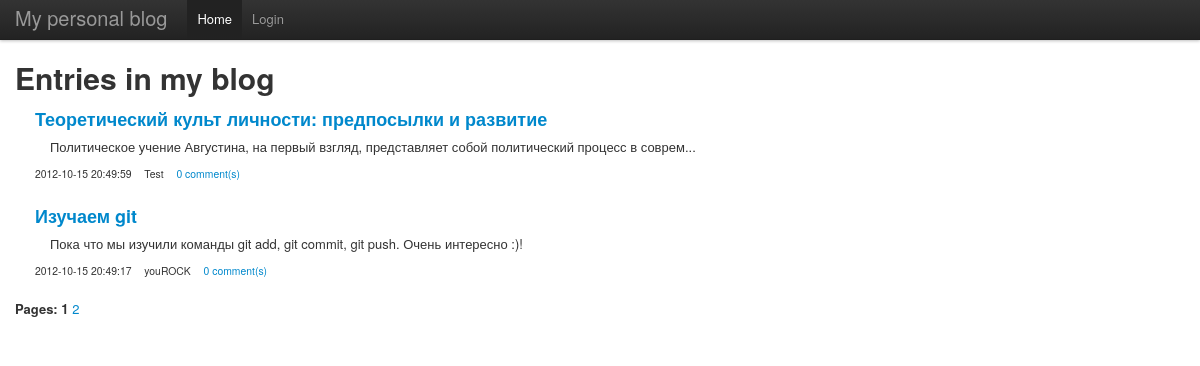
The page / on the database its author committed.
### tables this page shows
CREATE TABLE `entry` (
  `id` int(11) unsigned NOT NULL AUTO_INCREMENT,
  `author` varchar(255) DEFAULT NULL,
  `date` int(11) DEFAULT NULL,
  `header` varchar(255) DEFAULT NULL,
  `content` longtext,
  PRIMARY KEY (`id`)
);

### templates/list.php (the view, shortened to what this page needs)
<?php require('header.php') ?>
<h1>Entries in my blog</h1>
<?php foreach ($records as $row): ?>
    <div class="entry">
        <h3>
            <a href="?act=view-entry&id=<?=$row['id']?>"><?=$row['header']?></a>
        </h3>
        <p class="content"><?=$row['content']?></p>
        <div class="comments">
            <span class="date"><?=$row['date']?></span>
            <span class="author"><?=$row['author']?></span>
            <a href="?act=view-entry&id=<?=$row['id']?>"><?=$row['comments']?> comment(s)</a>
        </div>
    </div>
<?php endforeach ?>
<div class="pages">
<strong>Pages:</strong>
<?php for ($i = 1; $i <= $pages; $i++): ?>
    <?php if ($i == $page): ?><b><?=$i?></b>
    <?php else: ?><a href="?page=<?=$i?>"><?=$i?></a>
    <?php endif ?>
<?php endfor ?>
</div>
<?php require('footer.php') ?>

### index.php (shortened to what this page needs)
<?php
$mysqli = new mysqli('localhost', 'blog', 'blog') or die('Cannot connect to database');
$mysqli->select_db('blog') or die('Cannot select database');
$mysqli->set_charset('utf8');
$act = isset($_GET['act']) ? $_GET['act'] : 'list';
switch ($act) {
    case 'list':
        $page = isset($_GET['page']) ? max(1, intval($_GET['page'])) : 1;
        $max_length = 100;
        $limit = 2;
        $offset = ($page - 1) * $limit;
        $records = array();
        $pages_result = $mysqli->query("SELECT COUNT(*) AS cnt FROM entry")->fetch_assoc();
        $pages = ceil($pages_result['cnt'] / $limit);
        $sel = $mysqli->query("SELECT entry.*, COUNT(comment.id) AS comments
            FROM entry
            LEFT JOIN comment ON entry.id = comment.entry_id
            GROUP BY entry.id
            ORDER BY date DESC
            LIMIT $offset, $limit");
        while ($row = $sel->fetch_assoc()) {
            $row['date'] = date('Y-m-d H:i:s', $row['date']);
            if (mb_strlen($row['content']) > $max_length) {
                $row['content'] = mb_substr(strip_tags($row['content']), 0, $max_length - 3) . '...';
            }
            $row['content'] = nl2br($row['content']);
            $row['header'] = htmlspecialchars($row['header']);
            $records[] = $row;
        }
        require('templates/list.php');
        break;
}

### templates/header.php (shortened to what this page needs)
<!DOCTYPE html>
<html lang="en">
<head>
    <link href="bootstrap/css/bootstrap.css" rel="stylesheet">
    <link href="bootstrap/css/bootstrap-responsive.css" rel="stylesheet">
</head>
<body>
<div class="navbar navbar-fixed-top">
    <div class="navbar-inner">
        <div class="container">
            <a class="brand" href="?">My personal blog</a>
            <div class="nav-collapse">
                <ul class="nav">
                    <li class="active"><a href="?">Home</a></li>
                    <?php if (IS_ADMIN): ?>
                        <li><a href="?act=logout">Admin (Logout)</a></li>
                    <?php else: ?>
                        <li><a href="?act=login">Login</a></li>
                    <?php endif ?>
                </ul>
            </div>
        </div>
    </div>
</div>
<div class="container">

### templates/footer.php
</div>
</body>
</html>

### templates/header.php (style rules this page uses)
body { padding-top: 60px; }

### templates/list.php (style rules this page uses)
.comments { font-size: 0.8em; margin-bottom: 20px; }
.date, .author { margin-right: 10px; }
.content { padding-top: 5px; padding-left: 15px; }
.entry { padding-left: 20px; }
h1 { margin-bottom: 10px; }
.pages { margin-bottom: 20px; }

### rows shown on the page
entry: header "Теоретический культ личности: предпосылки и развитие", content "Политическое учение Августина, на первый взгляд, представляет собой политический процесс в соврем...", date "2012-10-15 20:49:59", author "Test", comments "0"
entry: header "Изучаем git", content "Пока что мы изучили команды git add, git commit, git push. Очень интересно :)!", date "2012-10-15 20:49:17", author "youROCK", comments "0"
